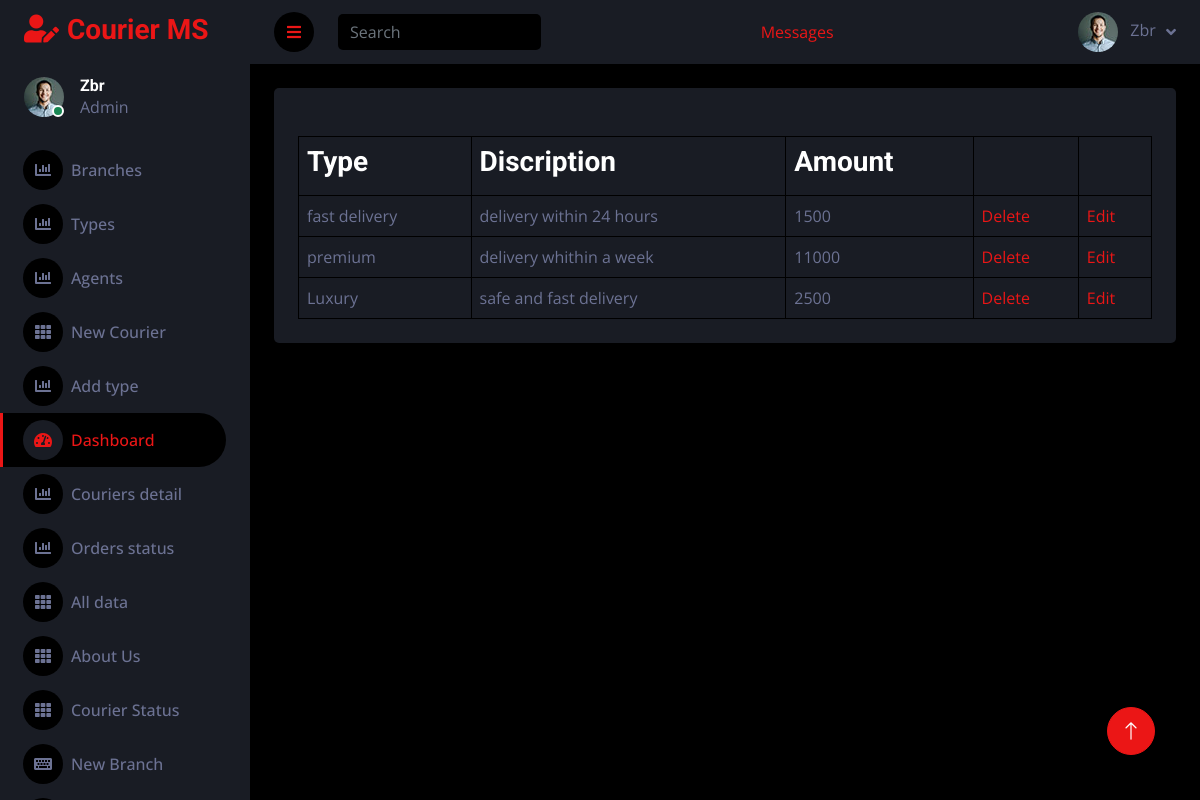
The app's page /Admin/typeshow.php (signed in) with its own data.
### tables this page shows
CREATE TABLE `couriertype` (
  `Id` int(11) NOT NULL,
  `Type` varchar(30) NOT NULL,
  `Discription` varchar(255) NOT NULL,
  `Amount` int(11) NOT NULL
);

### Admin/typeshow.php (the view, shortened to what this page needs)
<!DOCTYPE html>
<html lang="en">
<body class="g-sidenav-show  bg-gray-200">
<?php
require_once("header.php");
    $fetch = "select * from couriertype";
    $execute = mysqli_query($cnct, $fetch);
    $row_num = mysqli_num_rows($execute);
    if ($row_num > 0) {?>
      <div class="container-fluid pt-4 px-4">
<div class="bg-secondary text-center rounded p-4">
<div class="table-responsive">
<table class="table text-start align-middle table-bordered table-hover mb-0" id="myTable">
<thead>
<tr class="text-white">
           <th scope="col"><h3>Type</h3></th>
           <th scope="col"><h3>Discription</h3></th>
           <th scope="col"><h3>Amount</h3></th>
           <th scope="col"><h3></h3></th>
           <th scope="col"><h3></h3></th>
           </tr>
           </thead>
           <tbody>
            <?php
             while($x = mysqli_fetch_array($execute)){
                echo" <tr>
                <td>$x[1]</td>
                <td>$x[2]</td>
                <td>$x[3]</td>
                <td><a href='deletetype.php?id=$x[0]'>Delete</a></td>
                <td><a href='edittype.php?id=$x[0]'>Edit</a></td>
                </tr>";
           }
               echo "</tbody>
               </table>
               </div></div></div>";
             }
require_once("footer.php");
?>
</body>
</html>

### assets/css/style.css (style rules this page uses)
:root { --primary: #EB1616; --secondary: #191C24; --light: #6C7293; --dark: #000000; }

### records on screen
couriertype: Type "fast delivery", Discription "delivery within 24 hours", Amount "1500"
couriertype: Type "premium", Discription "delivery whithin a week", Amount "11000"
couriertype: Type "Luxury", Discription "safe and fast delivery", Amount "2500"

### other values on screen
$_SESSION["Name"] "Zbr"
$_SESSION["role"] "Admin"
